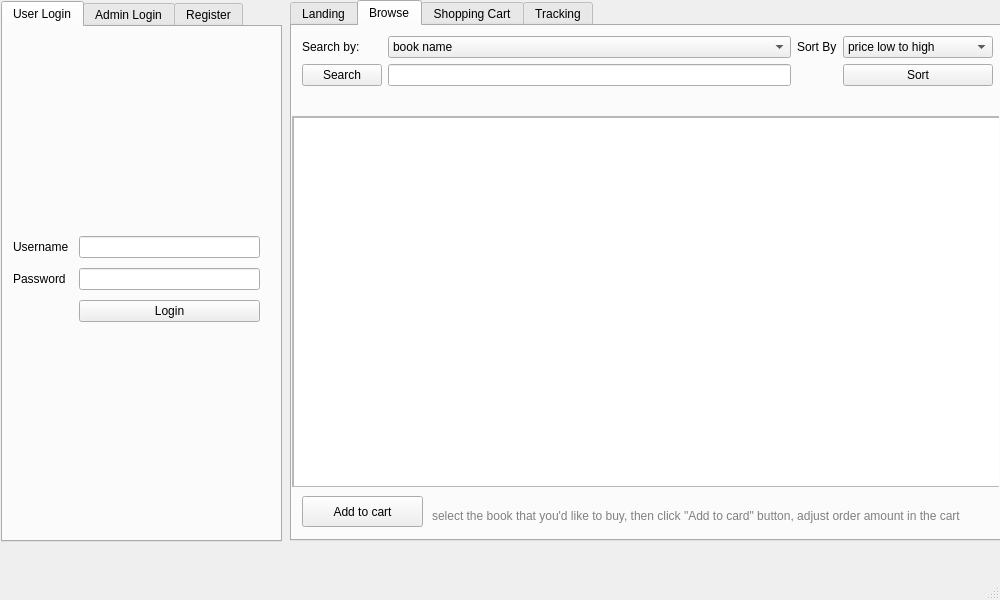
<?xml version="1.0" encoding="UTF-8"?>
<ui version="4.0">
 <class>MainWindow</class>
 <widget class="QMainWindow" name="MainWindow">
  <property name="geometry">
   <rect>
    <x>0</x>
    <y>0</y>
    <width>1000</width>
    <height>600</height>
   </rect>
  </property>
  <property name="windowTitle">
   <string>Welcome to Look Inna Book</string>
  </property>
  <widget class="QWidget" name="centralwidget">
   <property name="sizePolicy">
    <sizepolicy hsizetype="Expanding" vsizetype="Expanding">
     <horstretch>1</horstretch>
     <verstretch>0</verstretch>
    </sizepolicy>
   </property>
   <widget class="QTabWidget" name="tabWidget">
    <property name="geometry">
     <rect>
      <x>1</x>
      <y>1</y>
      <width>281</width>
      <height>541</height>
     </rect>
    </property>
    <property name="sizePolicy">
     <sizepolicy hsizetype="Preferred" vsizetype="Preferred">
      <horstretch>1</horstretch>
      <verstretch>1</verstretch>
     </sizepolicy>
    </property>
    <property name="currentIndex">
     <number>0</number>
    </property>
    <widget class="QWidget" name="tab_user_login">
     <attribute name="title">
      <string>User Login</string>
     </attribute>
     <layout class="QFormLayout" name="formLayout">
      <property name="labelAlignment">
       <set>Qt::AlignLeading|Qt::AlignLeft|Qt::AlignVCenter</set>
      </property>
      <property name="formAlignment">
       <set>Qt::AlignCenter</set>
      </property>
      <property name="horizontalSpacing">
       <number>10</number>
      </property>
      <property name="verticalSpacing">
       <number>10</number>
      </property>
      <property name="leftMargin">
       <number>10</number>
      </property>
      <property name="topMargin">
       <number>10</number>
      </property>
      <property name="rightMargin">
       <number>20</number>
      </property>
      <property name="bottomMargin">
       <number>20</number>
      </property>
      <item row="0" column="0">
       <widget class="QLabel" name="label">
        <property name="text">
         <string>Username</string>
        </property>
       </widget>
      </item>
      <item row="0" column="1">
       <widget class="QLineEdit" name="lineEdit_username"/>
      </item>
      <item row="1" column="0">
       <widget class="QLabel" name="label_2">
        <property name="text">
         <string>Password</string>
        </property>
       </widget>
      </item>
      <item row="1" column="1">
       <widget class="QLineEdit" name="lineEdit_user_password"/>
      </item>
      <item row="2" column="1">
       <widget class="QPushButton" name="pushButton_user_login">
        <property name="text">
         <string>Login</string>
        </property>
       </widget>
      </item>
     </layout>
    </widget>
    <widget class="QWidget" name="tab_admin_login">
     <attribute name="title">
      <string>Admin Login</string>
     </attribute>
     <layout class="QFormLayout" name="formLayout_2">
      <property name="formAlignment">
       <set>Qt::AlignCenter</set>
      </property>
      <property name="horizontalSpacing">
       <number>10</number>
      </property>
      <property name="verticalSpacing">
       <number>10</number>
      </property>
      <property name="leftMargin">
       <number>10</number>
      </property>
      <property name="topMargin">
       <number>10</number>
      </property>
      <property name="rightMargin">
       <number>20</number>
      </property>
      <property name="bottomMargin">
       <number>20</number>
      </property>
      <item row="0" column="0">
       <widget class="QLabel" name="label_3">
        <property name="text">
         <string>Username</string>
        </property>
       </widget>
      </item>
      <item row="0" column="1">
       <widget class="QLineEdit" name="lineEdit_admin_username"/>
      </item>
      <item row="1" column="0">
       <widget class="QLabel" name="label_4">
        <property name="text">
         <string>Password</string>
        </property>
       </widget>
      </item>
      <item row="1" column="1">
       <widget class="QLineEdit" name="lineEdit_admin_password"/>
      </item>
      <item row="2" column="1">
       <widget class="QPushButton" name="pushButton_admin_login">
        <property name="text">
         <string>Admin Login</string>
        </property>
       </widget>
      </item>
     </layout>
    </widget>
    <widget class="QWidget" name="tab_register">
     <attribute name="title">
      <string>Register</string>
     </attribute>
     <layout class="QFormLayout" name="formLayout_3">
      <property name="formAlignment">
       <set>Qt::AlignCenter</set>
      </property>
      <property name="horizontalSpacing">
       <number>6</number>
      </property>
      <property name="verticalSpacing">
       <number>10</number>
      </property>
      <property name="leftMargin">
       <number>10</number>
      </property>
      <property name="topMargin">
       <number>10</number>
      </property>
      <property name="rightMargin">
       <number>10</number>
      </property>
      <property name="bottomMargin">
       <number>20</number>
      </property>
      <item row="1" column="0">
       <widget class="QLabel" name="label_5">
        <property name="text">
         <string>Username</string>
        </property>
       </widget>
      </item>
      <item row="1" column="1">
       <widget class="QLineEdit" name="lineEdit_register_name"/>
      </item>
      <item row="2" column="0">
       <widget class="QLabel" name="label_6">
        <property name="text">
         <string>Password</string>
        </property>
       </widget>
      </item>
      <item row="2" column="1">
       <widget class="QLineEdit" name="lineEdit_register_pw"/>
      </item>
      <item row="3" column="0">
       <widget class="QLabel" name="label_7">
        <property name="text">
         <string>First Name</string>
        </property>
       </widget>
      </item>
      <item row="3" column="1">
       <widget class="QLineEdit" name="lineEdit_register_fname"/>
      </item>
      <item row="4" column="0">
       <widget class="QLabel" name="label_8">
        <property name="text">
         <string>Last Name</string>
        </property>
       </widget>
      </item>
      <item row="4" column="1">
       <widget class="QLineEdit" name="lineEdit_register_lname"/>
      </item>
      <item row="5" column="0" colspan="2">
       <widget class="QLabel" name="label_9">
        <property name="text">
         <string>Home Address</string>
        </property>
       </widget>
      </item>
      <item row="7" column="0" colspan="2">
       <widget class="QPushButton" name="pushButton_register">
        <property name="text">
         <string>Submit</string>
        </property>
       </widget>
      </item>
      <item row="6" column="0" colspan="2">
       <widget class="QPlainTextEdit" name="plainTextEdit_register_addr">
        <property name="maximumSize">
         <size>
          <width>16777215</width>
          <height>50</height>
         </size>
        </property>
       </widget>
      </item>
      <item row="0" column="0" colspan="2">
       <widget class="QLabel" name="label_10">
        <property name="styleSheet">
         <string notr="true">font-weight: bold;</string>
        </property>
        <property name="text">
         <string>Sign up to use our online services!</string>
        </property>
       </widget>
      </item>
     </layout>
    </widget>
   </widget>
   <widget class="QTabWidget" name="tabWidget_2">
    <property name="geometry">
     <rect>
      <x>290</x>
      <y>0</y>
      <width>711</width>
      <height>541</height>
     </rect>
    </property>
    <property name="sizePolicy">
     <sizepolicy hsizetype="Expanding" vsizetype="Expanding">
      <horstretch>1</horstretch>
      <verstretch>1</verstretch>
     </sizepolicy>
    </property>
    <property name="currentIndex">
     <number>1</number>
    </property>
    <widget class="QWidget" name="tab_landing">
     <attribute name="title">
      <string>Landing</string>
     </attribute>
     <widget class="QTextBrowser" name="welcome_text">
      <property name="geometry">
       <rect>
        <x>0</x>
        <y>0</y>
        <width>705</width>
        <height>511</height>
       </rect>
      </property>
      <property name="sizePolicy">
       <sizepolicy hsizetype="Maximum" vsizetype="Maximum">
        <horstretch>1</horstretch>
        <verstretch>1</verstretch>
       </sizepolicy>
      </property>
      <property name="autoFillBackground">
       <bool>true</bool>
      </property>
      <property name="html">
       <string>&lt;!DOCTYPE HTML PUBLIC &quot;-//W3C//DTD HTML 4.0//EN&quot; &quot;http://www.w3.org/TR/REC-html40/strict.dtd&quot;&gt;
&lt;html&gt;&lt;head&gt;&lt;meta name=&quot;qrichtext&quot; content=&quot;1&quot; /&gt;&lt;style type=&quot;text/css&quot;&gt;
p, li { white-space: pre-wrap; }
&lt;/style&gt;&lt;/head&gt;&lt;body style=&quot; font-family:'Noto Sans'; font-size:9pt; font-weight:400; font-style:normal;&quot;&gt;
&lt;p align=&quot;center&quot; style=&quot;-qt-paragraph-type:empty; margin-top:0px; margin-bottom:0px; margin-left:0px; margin-right:0px; -qt-block-indent:0; text-indent:0px;&quot;&gt;&lt;br /&gt;&lt;/p&gt;
&lt;p align=&quot;center&quot; style=&quot;-qt-paragraph-type:empty; margin-top:0px; margin-bottom:0px; margin-left:0px; margin-right:0px; -qt-block-indent:0; text-indent:0px; font-size:20pt; font-weight:600; color:#204a87;&quot;&gt;&lt;br /&gt;&lt;/p&gt;
&lt;p align=&quot;center&quot; style=&quot;-qt-paragraph-type:empty; margin-top:0px; margin-bottom:0px; margin-left:0px; margin-right:0px; -qt-block-indent:0; text-indent:0px; font-size:20pt; font-weight:600; color:#204a87;&quot;&gt;&lt;br /&gt;&lt;/p&gt;
&lt;p align=&quot;center&quot; style=&quot;-qt-paragraph-type:empty; margin-top:0px; margin-bottom:0px; margin-left:0px; margin-right:0px; -qt-block-indent:0; text-indent:0px; font-size:20pt; font-weight:600; color:#204a87;&quot;&gt;&lt;br /&gt;&lt;/p&gt;
&lt;p align=&quot;center&quot; style=&quot; margin-top:0px; margin-bottom:0px; margin-left:0px; margin-right:0px; -qt-block-indent:0; text-indent:0px;&quot;&gt;&lt;span style=&quot; font-size:20pt; font-weight:600; color:#204a87;&quot;&gt;Welcome to Look-Inna Book&lt;/span&gt;&lt;/p&gt;
&lt;p align=&quot;center&quot; style=&quot;-qt-paragraph-type:empty; margin-top:0px; margin-bottom:0px; margin-left:0px; margin-right:0px; -qt-block-indent:0; text-indent:0px; font-size:20pt; font-weight:600; color:#204a87;&quot;&gt;&lt;br /&gt;&lt;/p&gt;
&lt;p align=&quot;center&quot; style=&quot; margin-top:0px; margin-bottom:0px; margin-left:0px; margin-right:0px; -qt-block-indent:0; text-indent:0px;&quot;&gt;&lt;span style=&quot; font-size:14pt; color:#204a87;&quot;&gt;Login to order online!&lt;/span&gt;&lt;/p&gt;&lt;/body&gt;&lt;/html&gt;</string>
      </property>
     </widget>
    </widget>
    <widget class="QWidget" name="tab_browse">
     <attribute name="title">
      <string>Browse</string>
     </attribute>
     <widget class="QScrollArea" name="scrollArea">
      <property name="geometry">
       <rect>
        <x>0</x>
        <y>90</y>
        <width>711</width>
        <height>371</height>
       </rect>
      </property>
      <property name="widgetResizable">
       <bool>true</bool>
      </property>
      <widget class="QWidget" name="scrollAreaWidgetContents">
       <property name="geometry">
        <rect>
         <x>0</x>
         <y>0</y>
         <width>709</width>
         <height>369</height>
        </rect>
       </property>
       <widget class="QTableView" name="tableView">
        <property name="geometry">
         <rect>
          <x>0</x>
          <y>0</y>
          <width>711</width>
          <height>371</height>
         </rect>
        </property>
       </widget>
      </widget>
     </widget>
     <widget class="QPushButton" name="pushButton_addToCart">
      <property name="geometry">
       <rect>
        <x>10</x>
        <y>470</y>
        <width>121</width>
        <height>31</height>
       </rect>
      </property>
      <property name="text">
       <string>Add to cart</string>
      </property>
     </widget>
     <widget class="QLabel" name="label_14">
      <property name="geometry">
       <rect>
        <x>140</x>
        <y>480</y>
        <width>571</width>
        <height>20</height>
       </rect>
      </property>
      <property name="styleSheet">
       <string notr="true">color:gray;</string>
      </property>
      <property name="text">
       <string>select the book that you'd like to buy, then click &quot;Add to card&quot; button, adjust order amount in the cart</string>
      </property>
     </widget>
     <widget class="QWidget" name="layoutWidget">
      <property name="geometry">
       <rect>
        <x>10</x>
        <y>10</y>
        <width>691</width>
        <height>71</height>
       </rect>
      </property>
      <layout class="QHBoxLayout" name="horizontalLayout">
       <item>
        <layout class="QFormLayout" name="formLayout_4">
         <item row="0" column="0">
          <widget class="QLabel" name="label_11">
           <property name="text">
            <string>Search by:</string>
           </property>
          </widget>
         </item>
         <item row="0" column="1">
          <widget class="QComboBox" name="comboBox">
           <item>
            <property name="text">
             <string>book name</string>
            </property>
           </item>
           <item>
            <property name="text">
             <string>author name</string>
            </property>
           </item>
           <item>
            <property name="text">
             <string>ISBN</string>
            </property>
           </item>
           <item>
            <property name="text">
             <string>genre</string>
            </property>
           </item>
           <item>
            <property name="text">
             <string>price under</string>
            </property>
           </item>
          </widget>
         </item>
         <item row="1" column="0">
          <widget class="QPushButton" name="pushButton">
           <property name="text">
            <string>Search</string>
           </property>
          </widget>
         </item>
         <item row="1" column="1">
          <widget class="QLineEdit" name="lineEdit_search"/>
         </item>
        </layout>
       </item>
       <item>
        <layout class="QFormLayout" name="formLayout_5">
         <property name="fieldGrowthPolicy">
          <enum>QFormLayout::AllNonFixedFieldsGrow</enum>
         </property>
         <item row="0" column="0">
          <widget class="QLabel" name="label_12">
           <property name="text">
            <string>Sort By</string>
           </property>
          </widget>
         </item>
         <item row="0" column="1">
          <widget class="QComboBox" name="comboBox_sort">
           <item>
            <property name="text">
             <string>price low to high</string>
            </property>
           </item>
           <item>
            <property name="text">
             <string>price high to low</string>
            </property>
           </item>
           <item>
            <property name="text">
             <string>best sellers all time</string>
            </property>
           </item>
           <item>
            <property name="text">
             <string>best sellers last month</string>
            </property>
           </item>
          </widget>
         </item>
         <item row="1" column="1">
          <widget class="QPushButton" name="pushButton_sort">
           <property name="text">
            <string>Sort</string>
           </property>
          </widget>
         </item>
        </layout>
       </item>
      </layout>
     </widget>
    </widget>
    <widget class="QWidget" name="tab_cart">
     <attribute name="title">
      <string>Shopping Cart</string>
     </attribute>
     <widget class="QTableWidget" name="tableWidget_cart">
      <property name="geometry">
       <rect>
        <x>50</x>
        <y>40</y>
        <width>610</width>
        <height>271</height>
       </rect>
      </property>
      <attribute name="horizontalHeaderCascadingSectionResizes">
       <bool>true</bool>
      </attribute>
      <attribute name="horizontalHeaderDefaultSectionSize">
       <number>150</number>
      </attribute>
      <attribute name="horizontalHeaderStretchLastSection">
       <bool>false</bool>
      </attribute>
      <attribute name="verticalHeaderCascadingSectionResizes">
       <bool>true</bool>
      </attribute>
      <column>
       <property name="text">
        <string>ISBN</string>
       </property>
      </column>
      <column>
       <property name="text">
        <string>Name</string>
       </property>
      </column>
      <column>
       <property name="text">
        <string>Price</string>
       </property>
      </column>
      <column>
       <property name="text">
        <string>Amount</string>
       </property>
      </column>
     </widget>
     <widget class="QLabel" name="label_currentUser">
      <property name="geometry">
       <rect>
        <x>50</x>
        <y>10</y>
        <width>241</width>
        <height>17</height>
       </rect>
      </property>
      <property name="text">
       <string/>
      </property>
     </widget>
     <widget class="QLabel" name="label_15">
      <property name="geometry">
       <rect>
        <x>60</x>
        <y>320</y>
        <width>351</width>
        <height>17</height>
       </rect>
      </property>
      <property name="styleSheet">
       <string notr="true">color:gray;</string>
      </property>
      <property name="text">
       <string>If you'd like to remove the item, just set the amount to zero</string>
      </property>
     </widget>
     <widget class="QWidget" name="layoutWidget">
      <property name="geometry">
       <rect>
        <x>50</x>
        <y>380</y>
        <width>611</width>
        <height>81</height>
       </rect>
      </property>
      <layout class="QVBoxLayout" name="verticalLayout_3">
       <property name="spacing">
        <number>10</number>
       </property>
       <item>
        <layout class="QHBoxLayout" name="horizontalLayout_3">
         <property name="spacing">
          <number>5</number>
         </property>
         <item>
          <widget class="QLabel" name="label_16">
           <property name="text">
            <string>Shipping Address</string>
           </property>
          </widget>
         </item>
         <item>
          <widget class="QLineEdit" name="lineEdit_order_shipping"/>
         </item>
         <item>
          <widget class="QLabel" name="label_17">
           <property name="text">
            <string>Billing Address</string>
           </property>
          </widget>
         </item>
         <item>
          <widget class="QLineEdit" name="lineEdit_order_billing"/>
         </item>
        </layout>
       </item>
       <item>
        <layout class="QHBoxLayout" name="horizontalLayout_2">
         <property name="spacing">
          <number>10</number>
         </property>
         <item>
          <widget class="QPushButton" name="pushButton_order">
           <property name="text">
            <string>Place Order</string>
           </property>
          </widget>
         </item>
         <item>
          <widget class="QLabel" name="label_total">
           <property name="text">
            <string/>
           </property>
          </widget>
         </item>
        </layout>
       </item>
      </layout>
     </widget>
    </widget>
    <widget class="QWidget" name="tab_tracking">
     <attribute name="title">
      <string>Tracking</string>
     </attribute>
     <widget class="QTableView" name="tableView_tracking">
      <property name="geometry">
       <rect>
        <x>70</x>
        <y>100</y>
        <width>480</width>
        <height>301</height>
       </rect>
      </property>
      <property name="sizePolicy">
       <sizepolicy hsizetype="Expanding" vsizetype="Expanding">
        <horstretch>1</horstretch>
        <verstretch>0</verstretch>
       </sizepolicy>
      </property>
      <attribute name="horizontalHeaderCascadingSectionResizes">
       <bool>true</bool>
      </attribute>
      <attribute name="horizontalHeaderDefaultSectionSize">
       <number>120</number>
      </attribute>
      <attribute name="verticalHeaderCascadingSectionResizes">
       <bool>true</bool>
      </attribute>
     </widget>
     <widget class="QWidget" name="layoutWidget">
      <property name="geometry">
       <rect>
        <x>70</x>
        <y>20</y>
        <width>221</width>
        <height>58</height>
       </rect>
      </property>
      <layout class="QFormLayout" name="formLayout_6">
       <item row="0" column="0">
        <widget class="QLabel" name="label_13">
         <property name="text">
          <string>Order ID</string>
         </property>
        </widget>
       </item>
       <item row="0" column="1">
        <widget class="QLineEdit" name="lineEdit_order"/>
       </item>
       <item row="1" column="1">
        <widget class="QPushButton" name="pushButton_track">
         <property name="text">
          <string>Track</string>
         </property>
        </widget>
       </item>
      </layout>
     </widget>
    </widget>
   </widget>
   <widget class="QWidget" name="layoutWidget">
    <property name="geometry">
     <rect>
      <x>0</x>
      <y>0</y>
      <width>2</width>
      <height>2</height>
     </rect>
    </property>
    <layout class="QVBoxLayout" name="verticalLayout_2"/>
   </widget>
   <widget class="QWidget" name="layoutWidget">
    <property name="geometry">
     <rect>
      <x>0</x>
      <y>0</y>
      <width>2</width>
      <height>2</height>
     </rect>
    </property>
    <layout class="QVBoxLayout" name="verticalLayout"/>
   </widget>
  </widget>
  <widget class="QMenuBar" name="menubar">
   <property name="geometry">
    <rect>
     <x>0</x>
     <y>0</y>
     <width>1000</width>
     <height>22</height>
    </rect>
   </property>
  </widget>
  <widget class="QStatusBar" name="statusbar">
   <property name="styleSheet">
    <string notr="true">color:red;</string>
   </property>
  </widget>
 </widget>
 <resources/>
 <connections/>
</ui>
